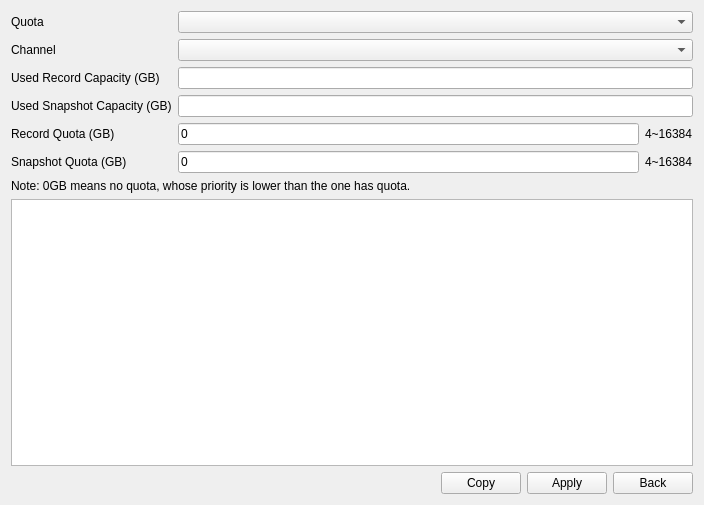
<?xml version="1.0" encoding="UTF-8"?>
<ui version="4.0">
 <class>StorageQuota</class>
 <widget class="QWidget" name="StorageQuota">
  <property name="geometry">
   <rect>
    <x>0</x>
    <y>0</y>
    <width>704</width>
    <height>505</height>
   </rect>
  </property>
  <property name="windowTitle">
   <string>Form</string>
  </property>
  <layout class="QVBoxLayout" name="verticalLayout">
   <item>
    <layout class="QGridLayout" name="gridLayout">
     <item row="0" column="0">
      <widget class="MyLabel" name="labelQuota">
       <property name="sizePolicy">
        <sizepolicy hsizetype="Preferred" vsizetype="Preferred">
         <horstretch>1</horstretch>
         <verstretch>0</verstretch>
        </sizepolicy>
       </property>
       <property name="text">
        <string>Quota</string>
       </property>
      </widget>
     </item>
     <item row="0" column="1">
      <widget class="ComboBox" name="comboBoxEnable">
       <property name="sizePolicy">
        <sizepolicy hsizetype="Preferred" vsizetype="Fixed">
         <horstretch>4</horstretch>
         <verstretch>0</verstretch>
        </sizepolicy>
       </property>
      </widget>
     </item>
     <item row="1" column="0">
      <widget class="MyLabel" name="labelChannel">
       <property name="text">
        <string>Channel</string>
       </property>
      </widget>
     </item>
     <item row="1" column="1">
      <widget class="ComboBox" name="comboBoxChannel"/>
     </item>
     <item row="2" column="0">
      <widget class="MyLabel" name="labelUsedRecord">
       <property name="text">
        <string>Used Record Capacity (GB)</string>
       </property>
      </widget>
     </item>
     <item row="2" column="1">
      <widget class="MyLineEdit" name="lineEditUsedRecord">
       <property name="readOnly">
        <bool>true</bool>
       </property>
      </widget>
     </item>
     <item row="3" column="0">
      <widget class="MyLabel" name="labelUsedSnapshot">
       <property name="text">
        <string>Used Snapshot Capacity (GB)</string>
       </property>
      </widget>
     </item>
     <item row="3" column="1">
      <widget class="MyLineEdit" name="lineEditUsedSnapshot">
       <property name="readOnly">
        <bool>true</bool>
       </property>
      </widget>
     </item>
     <item row="4" column="0">
      <widget class="MyLabel" name="labelRecordQuota">
       <property name="text">
        <string>Record Quota (GB)</string>
       </property>
      </widget>
     </item>
     <item row="4" column="1">
      <layout class="QHBoxLayout" name="horizontalLayout">
       <item>
        <widget class="MyLineEdit" name="lineEditRecordQuota">
         <property name="text">
          <string>0</string>
         </property>
         <property name="maxLength">
          <number>5</number>
         </property>
        </widget>
       </item>
       <item>
        <widget class="BlueLabel" name="label_6">
         <property name="text">
          <string>4~16384</string>
         </property>
        </widget>
       </item>
      </layout>
     </item>
     <item row="5" column="0">
      <widget class="MyLabel" name="labelSnapshotQuota">
       <property name="text">
        <string>Snapshot Quota (GB)</string>
       </property>
      </widget>
     </item>
     <item row="5" column="1">
      <layout class="QHBoxLayout" name="horizontalLayout_2">
       <item>
        <widget class="MyLineEdit" name="lineEditSnapshotQuota">
         <property name="text">
          <string>0</string>
         </property>
         <property name="maxLength">
          <number>5</number>
         </property>
        </widget>
       </item>
       <item>
        <widget class="BlueLabel" name="label_7">
         <property name="text">
          <string>4~16384</string>
         </property>
        </widget>
       </item>
      </layout>
     </item>
    </layout>
   </item>
   <item>
    <widget class="BlueLabel" name="labelNote2">
     <property name="text">
      <string>Note: 0GB means no quota, whose priority is lower than the one has quota.</string>
     </property>
    </widget>
   </item>
   <item>
    <widget class="TableView" name="tableView"/>
   </item>
   <item>
    <layout class="QHBoxLayout" name="horizontalLayout_3">
     <item>
      <spacer name="horizontalSpacer">
       <property name="orientation">
        <enum>Qt::Horizontal</enum>
       </property>
       <property name="sizeHint" stdset="0">
        <size>
         <width>40</width>
         <height>20</height>
        </size>
       </property>
      </spacer>
     </item>
     <item>
      <widget class="MyPushButton" name="pushButtonCopy">
       <property name="text">
        <string>Copy</string>
       </property>
      </widget>
     </item>
     <item>
      <widget class="MyPushButton" name="pushButtonApply">
       <property name="text">
        <string>Apply</string>
       </property>
      </widget>
     </item>
     <item>
      <widget class="MyPushButton" name="pushButtonBack">
       <property name="text">
        <string>Back</string>
       </property>
      </widget>
     </item>
    </layout>
   </item>
  </layout>
 </widget>
 <customwidgets>
  <customwidget>
   <class>ComboBox</class>
   <extends>QComboBox</extends>
   <header>combobox.h</header>
  </customwidget>
  <customwidget>
   <class>MyLineEdit</class>
   <extends>QLineEdit</extends>
   <header>mylineedit.h</header>
  </customwidget>
  <customwidget>
   <class>MyPushButton</class>
   <extends>QPushButton</extends>
   <header>mypushbutton.h</header>
  </customwidget>
  <customwidget>
   <class>MyLabel</class>
   <extends>QLabel</extends>
   <header>mylabel.h</header>
  </customwidget>
  <customwidget>
   <class>BlueLabel</class>
   <extends>QLabel</extends>
   <header>bluelabel.h</header>
  </customwidget>
  <customwidget>
   <class>TableView</class>
   <extends>QTableView</extends>
   <header>tableview.h</header>
  </customwidget>
 </customwidgets>
 <resources/>
 <connections/>
</ui>
